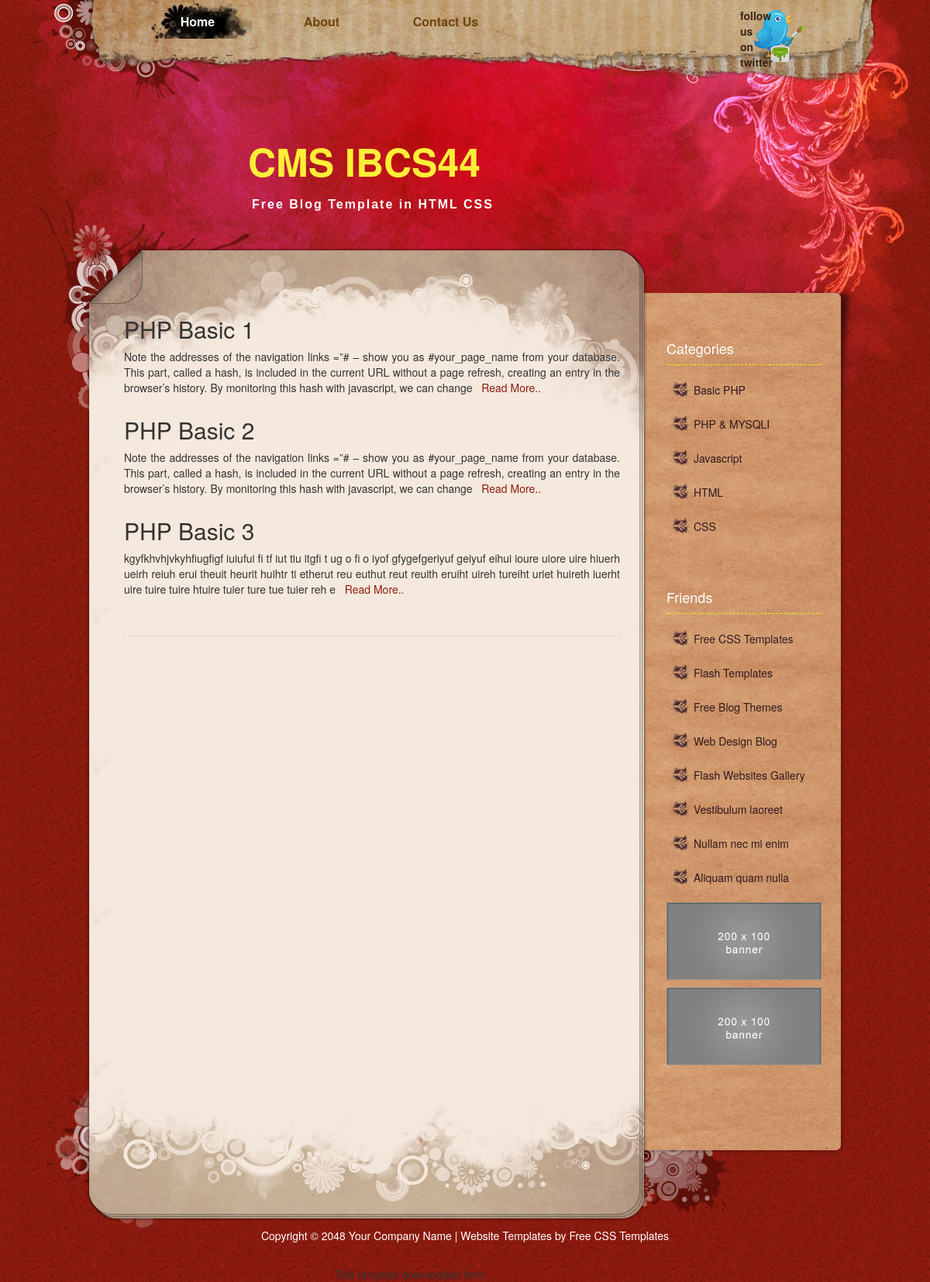
The app's page /index.php?cat_id=1 with its own data.
### tables this page shows
CREATE TABLE IF NOT EXISTS `menu` (
  `id` int(11) NOT NULL AUTO_INCREMENT,
  `name` varchar(100) NOT NULL,
  `content` text NOT NULL,
  `status` enum('Publish','Unpublish') NOT NULL,
  PRIMARY KEY (`id`)
);

CREATE TABLE IF NOT EXISTS `articles` (
  `id` int(11) NOT NULL AUTO_INCREMENT,
  `cat_id` int(11) NOT NULL,
  `title` varchar(100) NOT NULL,
  `content` text NOT NULL,
  `status` enum('Publish','Unpublish') NOT NULL,
  PRIMARY KEY (`id`)
);

CREATE TABLE IF NOT EXISTS `categories` (
  `id` int(11) NOT NULL AUTO_INCREMENT,
  `name` varchar(50) NOT NULL,
  `status` enum('Publish','Unpublish') NOT NULL,
  PRIMARY KEY (`id`)
);

### index.php (called while the page is built)
<?php
include('config.php');
include('menu.php');
?>
<?php
include('header.php');
?>
<?php
include('content.php');
?>
<?php
include('sidebar.php');
?>
<?php
include('footer.php');
?>

### config.php (called while the page is built, shortened)
<?php
class cms
{
	public $conn;
	public function __construct()
	{
		$this->conn= mysqli_connect("localhost","root","root","cms");
	}
	public function showMenu($table)
	{
		$query = mysqli_query($this->conn,"SELECT * FROM $table WHERE status='Publish'");
		return mysqli_fetch_all($query,MYSQLI_ASSOC);
	}
	public function readAllArticles($id)
	{
		$query = mysqli_query($this->conn,"SELECT * FROM articles WHERE status='Publish' AND cat_id = $id");
		return mysqli_fetch_all($query,MYSQLI_ASSOC);
	}
}
$mycms = new cms;
?>

### content.php (the view, shortened to what this page needs)
<div id="templatemo_main_wrapper">
	<div id="templatemo_main">
		<div id="templatemo_main_top">
<div id="templatemo_content">
    		<div class="post_section">
            <?php
				if(isset($_REQUEST['page_id']))
				{
					extract($mycms->readContent($_REQUEST['page_id'],"menu"));
					?>
                    <h2><?php echo $name; ?></h2>
                    <p><?php echo $content; ?></p>
                    <?php
				}
				elseif(isset($_REQUEST['art_id']))
				{
					extract($mycms->readContent($_REQUEST['art_id'],"articles"));
					?>
                    <h2><?php echo $name; ?></h2>
                    <p><?php echo $content; ?></p>
                    <?php
				}
				elseif(isset($_REQUEST['cat_id']))
				{
					foreach($mycms->readAllArticles($_REQUEST['cat_id']) as $art)
					{
						extract($art);
						?>
                        <h2><?php echo $title; ?></h2>
                    	<p><?php
						$arr = explode(" ",$content);
						$slice = array_slice($arr, 0 , 50);
						echo $con = implode(" ",$slice);
						?>
                        <a href="index.php?art_id=<?php echo $id; ?>">Read More..</a>
                        </p>
                        <?php
					}
			  }
				?>
            </div>
</div>

### menu.php (shortened to what this page needs)
<!DOCTYPE html PUBLIC "-//W3C//DTD XHTML 1.0 Transitional//EN" "http://www.w3.org/TR/xhtml1/DTD/xhtml1-transitional.dtd">
<html xmlns="http://www.w3.org/1999/xhtml">
<head>
<link href="templatemo_style.css" rel="stylesheet" type="text/css" />
<link href="bootstrap.min.css" rel="stylesheet" type="text/css" />
</head>
<body>
<div id="templatemo_top_wrapper">
	<div id="templatemo_top">
        <div id="templatemo_menu">
            <ul>
            	<li><a href="index.php" class="current">Home</a></li>
            <?php
			foreach($mycms->showMenu("menu") as $m)
			{
				extract($m);
				?>
                <li><a href="index.php?page_id=<?php echo $id; ?>"><?php echo $name; ?></a></li>
                <?php
			}
			?>
            </ul>
        </div>
        <div id="twitter">
        	<a href="#">follow us <br />
        	on twitter</a>
        </div>
  </div>
</div>

### sidebar.php
<div id="templatemo_sidebar">
                <h4>Categories</h4>
                <ul class="templatemo_list">
					<?php
                    foreach($mycms->showMenu("categories") as $m)
                    {
                        extract($m);
                        ?>
                        <li><a href="index.php?cat_id=<?php echo $id; ?>"><?php echo $name; ?></a></li>
                        <?php
                    }
                    ?>
                </ul>
                <div class="cleaner_h40"></div>
                <h4>Friends</h4>
                <ul class="templatemo_list">
                    <li><a href="http://www.templatemo.com" target="_parent">Free CSS Templates</a></li>
                    <li><a href="http://www.flashmo.com" target="_parent">Flash Templates</a></li>
                    <li><a href="http://www.templatemo.com/page/1" target="_parent">Free Blog Themes</a></li>
                    <li><a href="http://www.webdesignmo.com/blog" target="_parent">Web Design Blog</a></li>
                    <li><a href="http://www.koflash.com" target="_parent">Flash Websites Gallery</a></li>
                    <li><a href="#">Vestibulum laoreet</a></li>
                    <li><a href="#">Nullam nec mi enim</a></li>
                    <li><a href="#">Aliquam quam nulla</a></li>
                </ul>
                <div id="ads">
                	<a href="#"><img src="images/templatemo_200x100_banner.jpg" alt="banner 1" /></a>
                    <a href="#"><img src="images/templatemo_200x100_banner.jpg" alt="banner 2" /></a>
                </div>
            </div>

### templatemo_style.css (style rules this page uses)
body { margin: 0px; padding: 0px; color: #666; font-family: Georgia, "Times New Roman", Times, serif; font-size: 13px; line-height:1.5em; background-color: #821764; background-image: url(images/templatemo_body.jpg); background-repeat: repeat; }
a, a:link, a:visited { color: #8d1b0f; }
p { margin: 0px; padding: 0 0 10px 0; }
img { border: none; }
h2 { font-size: 34px; font-weight: normal; line-height: 28px; margin: 0 0 30px 0; padding: 0; color: #4b0f09; }
h4 { font-size: 18px; margin: 0 0 20px 0; padding: 0 0 10px 0; color: #e4ff00; border-bottom: 1px dashed #e4ff00; }
.cleaner_h40 { clear: both; width:100%; height: 40px; }
.templatemo_list { margin: 20px 0; padding: 0; list-style: none; }
.templatemo_list li { background: transparent url(images/templatemo_list.png) no-repeat scroll 0 0px; margin:0 0 20px; padding: 5px 0 5px 35px; line-height: 1em; }
.templatemo_list li a { color: #2f1a1d; text-decoration: none; }
#templatemo_top_wrapper { width: 100%; height: 100px; background:url(images/templatemo_menu.jpg) no-repeat top center; }
#templatemo_top { width: 970px; height: 100px; margin: 0 auto; padding: 0 30px 0 80px; background: url(images/templatemo_menu.jpg) no-repeat top center; }
#templatemo_menu { float: left; width: 700px; }
#templatemo_menu ul { margin: 0; padding: 0; list-style: none; }
#templatemo_menu ul li { padding: 0px; margin: 0px; display: inline; }
#templatemo_menu ul li a { float: left; display: block; width: 130px; height: 50px; padding: 17px 10px 0 0; margin: 0 30px 0 0 ; font-size: 16px; text-align: center; text-decoration: none; color: #6d450f; font-weight: bold; outline: none; }
#templatemo_menu ul li a:hover, #templatemo_menu ul li .current { color: #fff; background: url(images/templatemo_menu_hover.png) }
#templatemo_top #twitter a { float: right; display: block; width: 100px; height: 80px; padding: 10px 100px 0 0; font-weight: bold; color: #382512; line-height: 20px; text-decoration: none; background: url(images/4.png) no-repeat top right; }
#templatemo_main_wrapper { width: 100%; background: url(images/templatemo_main.jpg) no-repeat top center; }
#templatemo_main { width: 1080px; margin: 0 auto; background:url(images/templatemo_content.jpg) center repeat-y; }
#templatemo_main_top { width: 1080px; background: url(images/templatemo_main.jpg) no-repeat center top; }
#templatemo_content { float: left; width: 640px; margin: 0 0 0 100px; }
.post_section { clear: both; padding-bottom: 30px; border-bottom: 1px dashed #CCC; margin-bottom: 30px; }
.post_section h2 { margin: 0; padding: 10px 0 10px 0; line-height: 30px; }
.post_section p { text-align: justify; margin-bottom: 10px; }
#templatemo_sidebar { float: right; color: #FFF; width: 200px; margin: 0 80px 0 0; padding-top: 30px; }
#templatemo_sidebar #ads { margin-bottom: 30px; }
#templatemo_sidebar #ads a { display: block; width: 200px; height: 100px; margin-bottom: 10px; }

### records on screen
menu: name "About"
menu: name "Contact Us"
articles: title "PHP Basic 1", slice "Note the addresses of the navigation links =”# – show you as #your_page_name from your database. This part, called a hash, is included in the current URL without a page refresh, creating an entry in the browser’s history. By monitoring this hash with javascript, we can change"
articles: title "PHP Basic 2", slice "Note the addresses of the navigation links =”# – show you as #your_page_name from your database. This part, called a hash, is included in the current URL without a page refresh, creating an entry in the browser’s history. By monitoring this hash with javascript, we can change"
articles: title "PHP Basic 3", slice "kgyfkhvhjvkyhfiugfigf iuiufui fi tf iut tiu itgfi t ug o fi o iyof gfygefgeriyuf geiyuf eihui ioure uiore uire hiuerh ueirh reiuh erui theuit heurit huihtr ti etherut reu euthut reut reuith eruiht uireh tureiht uriet huireth iuerht uire tuire tuire htuire tuier ture tue tuier reh e"
categories: name "Basic PHP"
categories: name "PHP & MYSQLI"
categories: name "Javascript"
categories: name "HTML"
categories: name "CSS"
